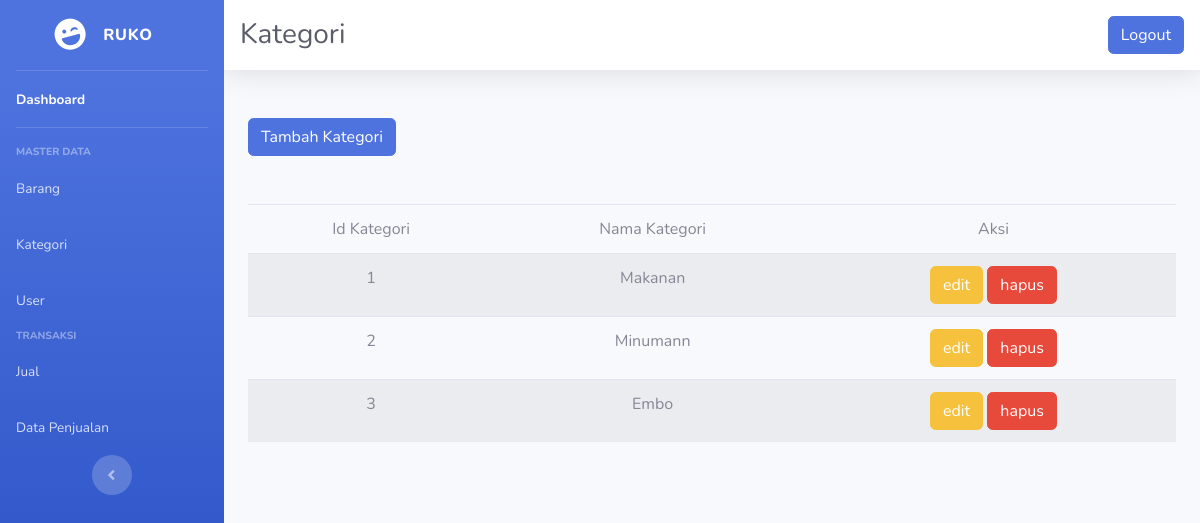
Page /kategori.php (signed in) on the committed database.
### tables this page shows
CREATE TABLE `kategori` (
  `id_kategori` int(11) NOT NULL AUTO_INCREMENT,
  `nama_kategori` varchar(100) NOT NULL,
  PRIMARY KEY (`id_kategori`)
);

### kategori.php (the view, shortened to what this page needs)
<?php
    require "koneksi.php";
?>
<!DOCTYPE html>
<html lang="en">
<head>
    <link href="vendor/fontawesome-free/css/all.min.css" rel="stylesheet" type="text/css">
    <link href="css/sb-admin-2.min.css" rel="stylesheet">
</head>
<body id="page-top">
    <div id="wrapper">
        <ul class="navbar-nav bg-gradient-primary sidebar sidebar-dark accordion" id="accordionSidebar">
            <a class="sidebar-brand d-flex align-items-center justify-content-center" href="index.html">
                <div class="sidebar-brand-icon rotate-n-15">
                    <i class="fas fa-laugh-wink"></i>
                </div>
                <div class="sidebar-brand-text mx-3">Ruko</div>
            </a>
            <hr class="sidebar-divider my-0">
            <?php
                if(@$_SESSION['user']['peran'] == 'admin') { ?>
            <li class="nav-item active">
                <a class="nav-link" href="index.php">
                    <span>Dashboard</span></a>
            </li>
            <hr class="sidebar-divider">
            <div class="sidebar-heading">
                Master Data
            </div>
            <li class="nav-item">
                <a class="nav-link" href="barang.php">
                    <span>Barang</span></a>
                <a class="nav-link" href="kategori.php">
                    <span>Kategori</span></a>
                <a class="nav-link" href="kasir.php">
                    <span>User</span></a>
            </li>
            <?php } ?>
            <div class="sidebar-heading">
                Transaksi
            </div>
            <li class="nav-item">
                <a class="nav-link" href="transaksi.php">
                    <span>Jual</span></a>
                    <a class="nav-link" href="data_penjualan.php">
                    <span>Data Penjualan</span></a>
            </li>
            <div class="text-center d-none d-md-inline">
                <button class="rounded-circle border-0" id="sidebarToggle"></button>
            </div>
        </ul>
        <div id="content-wrapper" class="d-flex flex-column">
            <div id="content">
                <nav class="navbar navbar-expand navbar-light bg-white topbar mb-4 static-top shadow">
                    <h1 class="h3 mb-0 text-gray-800">Kategori</h1>
                    <ul class="navbar-nav ml-auto">
                        <li class="nav-item dropdown no-arrow">
                        <a class="btn btn-primary" href="logout.php" data-toggle="modal" data-target="#logoutModal">
                            Logout
                         </a>
                        </li>
                    </ul>
                </nav>
                <div class="container-fluid">
				<div>
					<br/>
						<a href="tambah_kategori.php" class="btn btn-primary mb-5">Tambah Kategori</a>
						<table width="100%" class="table table-striped table-hover"  >
							<thead>
								<tr>
									<td align="center">Id Kategori</td>
									<td align="center">Nama Kategori</td>
									<td align="center" colspan="2">Aksi</td>
								</tr>
							</thead>
							<tbody>
							<?php
								$b = mysqli_query($db, "SELECT * FROM Kategori");
								while ($c = mysqli_fetch_array($b))
									{
										echo "<tr>";
										echo "<td align='center'>$c[id_kategori]</td>";
										echo "<td align='center'>$c[nama_kategori]</td>";
										echo "<td align='center' colspan='2'><a class='btn btn-warning' href='edit_kategori.php?id=$c[id_kategori]&type=update';>edit</a>&nbsp;";
										echo "<a href='#' class='btn btn-danger' onclick=\"javascript:if(confirm('Anda yakin ingin menghapus ?')==true) {window.location.href='aksi_kategori.php?id=$c[id_kategori]&type=hapus';} \">hapus</a>";
										echo "</tr>";
									}
									?>
							</tbody>
						</table>
					</div>
                </div>
            </div>
        </div>
    </div>
</body>
</html>

### rows in the picture
kategori: id_kategori "1", nama_kategori "Makanan"
kategori: id_kategori "2", nama_kategori "Minumann"
kategori: id_kategori "3", nama_kategori "Embo"
